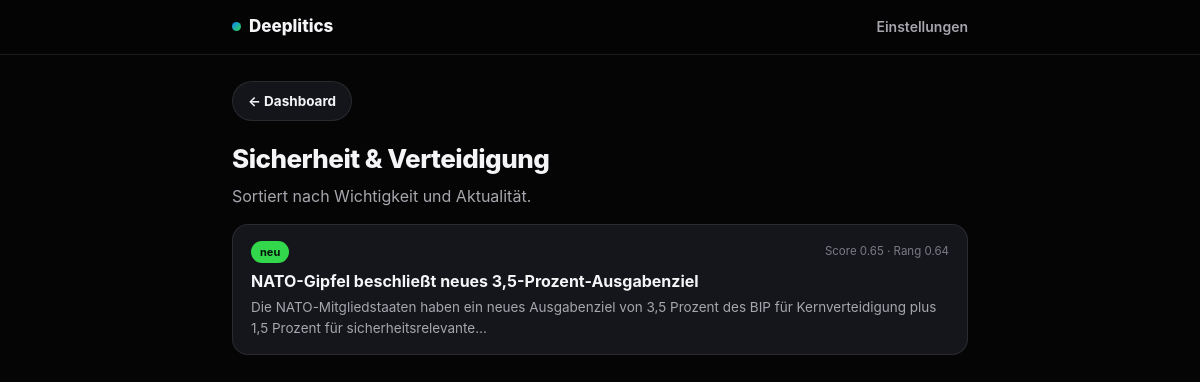
The page /topic/sicherheit on the database its author committed.
### tables this page shows
CREATE TABLE threads (
    id TEXT PRIMARY KEY,
    title TEXT NOT NULL,
    fact_core TEXT NOT NULL DEFAULT '',
    timeline_json TEXT NOT NULL DEFAULT '[]',
    topic TEXT,
    actors_json TEXT NOT NULL DEFAULT '[]',
    article_ids_json TEXT NOT NULL DEFAULT '[]',
    importance_score REAL NOT NULL DEFAULT 0,
    n_independent_sources INTEGER NOT NULL DEFAULT 0,
    has_official_action INTEGER NOT NULL DEFAULT 0,
    people_affected_estimate INTEGER NOT NULL DEFAULT 0
);

### web/server.py (the view)
@app.route("/topic/<topic_key>")
def topic_view(topic_key: str):
    if topic_key not in TOPIC_LABELS:
        abort(404)
    conn = get_conn()
    threads = store.load_threads(conn)
    articles = store.load_articles(conn)
    user = store.load_user(conn, DEFAULT_USER_ID)
    conn.close()
    by_id = {a.id: a for a in articles}
    feed = get_topic_feed(threads, by_id, topic_key, user)
    return render_template(
        "topic.html", topic_label=TOPIC_LABELS[topic_key], topic_key=topic_key, feed=feed,
    )

### pipeline/feeds.py (called while the page is built)
def _recency_score(thread: Thread, articles: list[Article], today: datetime.date) -> float:
    if not articles:
        return 0.0
    dates = [datetime.date.fromisoformat(a.published_at) for a in articles]
    most_recent = max(dates)
    age_days = max((today - most_recent).days, 0)
    return round(pow(0.85, age_days), 4)

def rank_value(thread: Thread, articles: list[Article], today: datetime.date) -> float:
    return round(0.7 * thread.importance_score + 0.3 * _recency_score(thread, articles, today), 4)

def get_topic_feed(
    threads: list[Thread],
    articles_by_id: dict[str, Article],
    topic_key: str,
    user: User,
    today: datetime.date | None = None,
) -> list[TopicFeedItem]:
    today = today or datetime.date.today()
    items = []
    for th in threads:
        if th.topic != topic_key:
            continue
        th_articles = [articles_by_id[aid] for aid in th.article_ids if aid in articles_by_id]
        items.append(TopicFeedItem(
            thread=th,
            is_new=th.id not in user.last_seen_thread_ids,
            rank=rank_value(th, th_articles, today),
        ))
    items.sort(key=lambda it: it.rank, reverse=True)
    return items

### pipeline/store.py (called while the page is built)
def connect(db_path: str | Path) -> sqlite3.Connection:
    conn = sqlite3.connect(str(db_path))
    conn.row_factory = sqlite3.Row
    conn.executescript(SCHEMA)
    return conn

def _row_to_article(row: sqlite3.Row) -> Article:
    return Article(
        id=row["id"], source=row["source"], url=row["url"], title=row["title"],
        text=row["text"], published_at=row["published_at"],
        source_dissenting=bool(row["source_dissenting"]),
        is_opinion=(bool(row["is_opinion"]) if row["is_opinion"] is not None else None),
        thread_id=row["thread_id"],
    )

def _row_to_thread(row: sqlite3.Row) -> Thread:
    return Thread(
        id=row["id"], title=row["title"], fact_core=row["fact_core"],
        timeline=[TimelineEntry(**e) for e in json.loads(row["timeline_json"])],
        topic=row["topic"], actors=json.loads(row["actors_json"]),
        article_ids=json.loads(row["article_ids_json"]),
        importance_score=row["importance_score"],
        n_independent_sources=row["n_independent_sources"],
        has_official_action=bool(row["has_official_action"]),
        people_affected_estimate=row["people_affected_estimate"],
    )

def load_articles(conn: sqlite3.Connection) -> list[Article]:
    return [_row_to_article(r) for r in conn.execute("SELECT * FROM articles")]

### web/templates/topic.html (shortened to what this page needs)
{% extends "base.html" %}
{% block content %}
<a class="pill-btn back-link" href="{{ url_for('dashboard') }}">← Dashboard</a>
<h1>{{ topic_label }}</h1>
<p style="margin-top:0;">Sortiert nach Wichtigkeit und Aktualität.</p>
{% if feed %}
  {% for item in feed %}
    <a class="thread-row" href="{{ url_for('thread_detail', thread_id=item.thread.id) }}">
      <div class="thread-row-top">
        {% if item.is_new %}<span class="new-badge">neu</span>{% endif %}
        <span class="score-note">Score {{ "%.2f"|format(item.thread.importance_score) }} · Rang {{ "%.2f"|format(item.rank) }}</span>
      </div>
      <div class="thread-title">{{ item.thread.title }}</div>
      <p class="thread-fact">{{ item.thread.fact_core[:140] }}{% if item.thread.fact_core|length > 140 %}…{% endif %}</p>
    </a>
  {% endfor %}
{% else %}
  <div class="empty-state">Keine Threads für dieses Thema.</div>
{% endif %}
{% endblock %}

### web/static/style.css (style rules this page uses)
* { box-sizing: border-box; }
html, body { margin: 0; padding: 0; }
:root { --bg: #050506; --bg-elevated: #14151a; --bg-card: #15161b; --bg-card-hover: #1b1c22; --ink: #f5f5f7; --ink-secondary: #a6a6ad; --ink-muted: #7b7b83; --border: rgba(255,255,255,0.09); --accent: #0a84ff; --good: #32d74b; --radius-m: 16px; --radius-l: 22px; --font: -apple-system, BlinkMacSystemFont, "SF Pro Display", "SF Pro Text", "Inter", "Segoe UI", Helvetica, Arial, sans-serif; }
body { background: var(--bg); color: var(--ink); font-family: var(--font); line-height: 1.5; -webkit-font-smoothing: antialiased; }
h1 { font-size: 26px; font-weight: 800; letter-spacing: -0.02em; margin: 0 0 6px; }
p { color: var(--ink-secondary); }
.thread-row { display: block; padding: 16px 18px; border-radius: var(--radius-m); background: var(--bg-card); border: 1px solid var(--border); text-decoration: none; color: var(--ink); margin-bottom: 10px; transition: background .15s, transform .15s; }
.thread-row-top { display: flex; align-items: center; gap: 8px; margin-bottom: 6px; }
.new-badge { font-size: 11px; font-weight: 700; color: #05150a; background: var(--good); padding: 3px 9px; border-radius: 999px; }
.score-note { font-size: 11.5px; color: var(--ink-muted); margin-left: auto; }
.thread-title { font-size: 16px; font-weight: 700; margin: 0 0 4px; }
.thread-fact { font-size: 13.5px; color: var(--ink-secondary); margin: 0; }
.pill-btn { display: inline-flex; align-items: center; gap: 6px; background: var(--bg-elevated); color: var(--ink); border: 1px solid var(--border); padding: 9px 15px; border-radius: 999px; font-size: 13.5px; font-weight: 650; text-decoration: none; cursor: pointer; }
.back-link { display: inline-block; margin-bottom: 18px; }

### rows shown on the page
threads: thread.importance_score "0.65", thread "NATO-Gipfel beschließt neues 3,5-Prozent-Ausgabenziel", thread "Die NATO-Mitgliedstaaten haben ein neues Ausgabenziel von 3,5 Prozent des BIP für Kernverteidigung plus 1,5 Prozent für sicherheitsrelevante"

### other values the page prints
{{ topic_label }} "Sicherheit & Verteidigung"
{{ "%.2f"|format(item.rank) }} "0.64"
